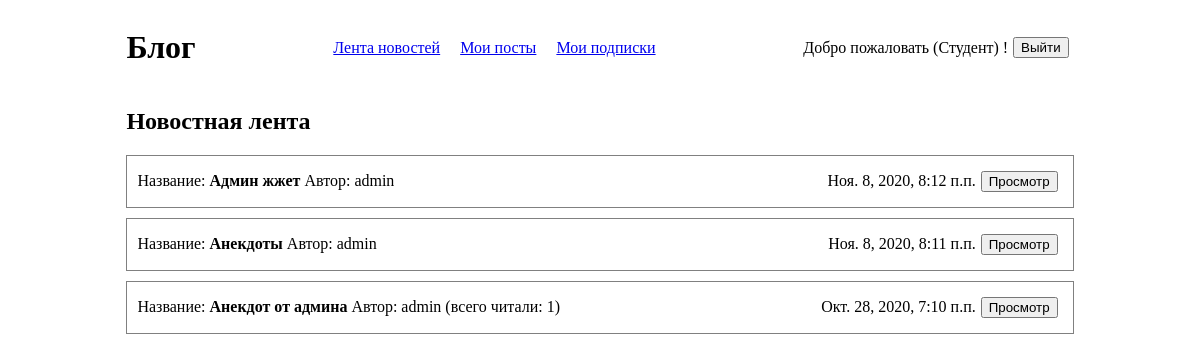
/subscribers/news-feed/ (signed in), run on an earlier commit of the app's database.
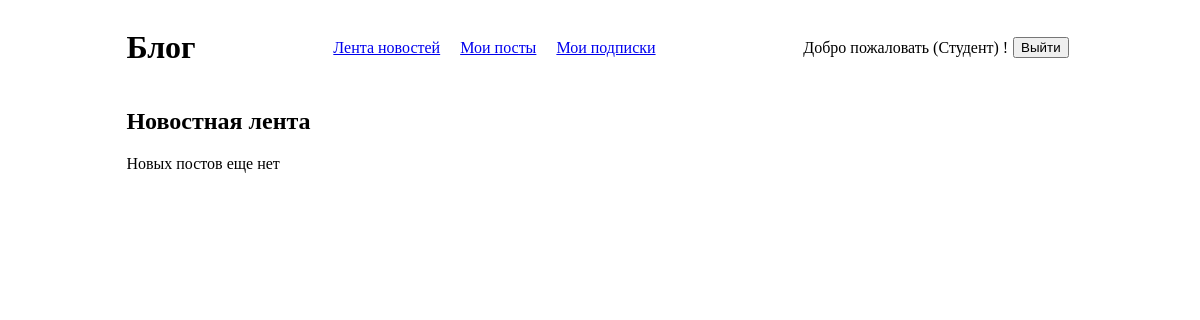
And on a later commit of the database.
### posts/models.py (models this page shows, shortened)
class Post(models.Model):
    author = models.ForeignKey(
        User,
        on_delete=models.CASCADE,
        verbose_name='Автор')
    title = models.CharField('Заголовок', max_length=150)
    content = models.TextField('Текст', max_length=10000)
    date = models.DateTimeField('Дата публикации', auto_now_add=True)
    users_read = models.ManyToManyField(
        User,
        related_name='post_read',
        blank=True,
        verbose_name='Пост читали')
    class Meta:
        ordering = ['-date']
        verbose_name = ('Пост пользователя')
        verbose_name_plural = ('Посты пользователей')

### subscribers/views.py (the view)
# urls.py: path('news-feed/', NewsFeedView.as_view(), name='news')
class NewsFeedView(LoginRequiredMixin, TemplateView):
    template_name = 'subscribers/news_feed.html'
    def get_context_data(self):
        context = super().get_context_data()
        post = Post.objects.exclude(author=self.request.user)
        subscriber_ids = self.request.user.signer.values_list(
            'user_id', flat=True)
        if subscriber_ids:
            post = post.filter(author_id__in=subscriber_ids)
        post = post[:20]
        context['news_feed'] = post
        return context

### templates/subscribers/news_feed.html
{% extends 'user/main.html' %}
{% block content %}
	<h2>Новостная лента</h2>
	{% if news_feed %}
		{% for post in news_feed %}
		<div class="post">
			<div class="post_info">
				Название: <b>{{ post.title }}</b>
				Автор: {{ post.author }}
				{% if post.users_read.count %}
					<span>(всего читали: {{ post.users_read.count }})</span>
				{% endif %}
			</div>
			<div class="button_block">
				{{ post.date }}
				<form action="{% url 'posts:detail' pk=post.pk %}">
					<button type="submit">Просмотр</button>
				</form>
			</div>
		</div>
		{% endfor %}
	{% else %}
		<p>Новых постов еще нет</p>
	{% endif %}
{% endblock %}

What changed in the data, as far as the page shows it:
removed Post: title "Админ жжет", author "admin", date "Ноя. 8, 2020, 8:12 п.п."
removed Post: title "Анекдоты", author "admin", date "Ноя. 8, 2020, 8:11 п.п."
removed Post: title "Анекдот от админа", author "admin", users_read.count "1", date "Окт. 28, 2020, 7:10 п.п."
Also different on the page:
text now shown: "Новых постов еще нет"
